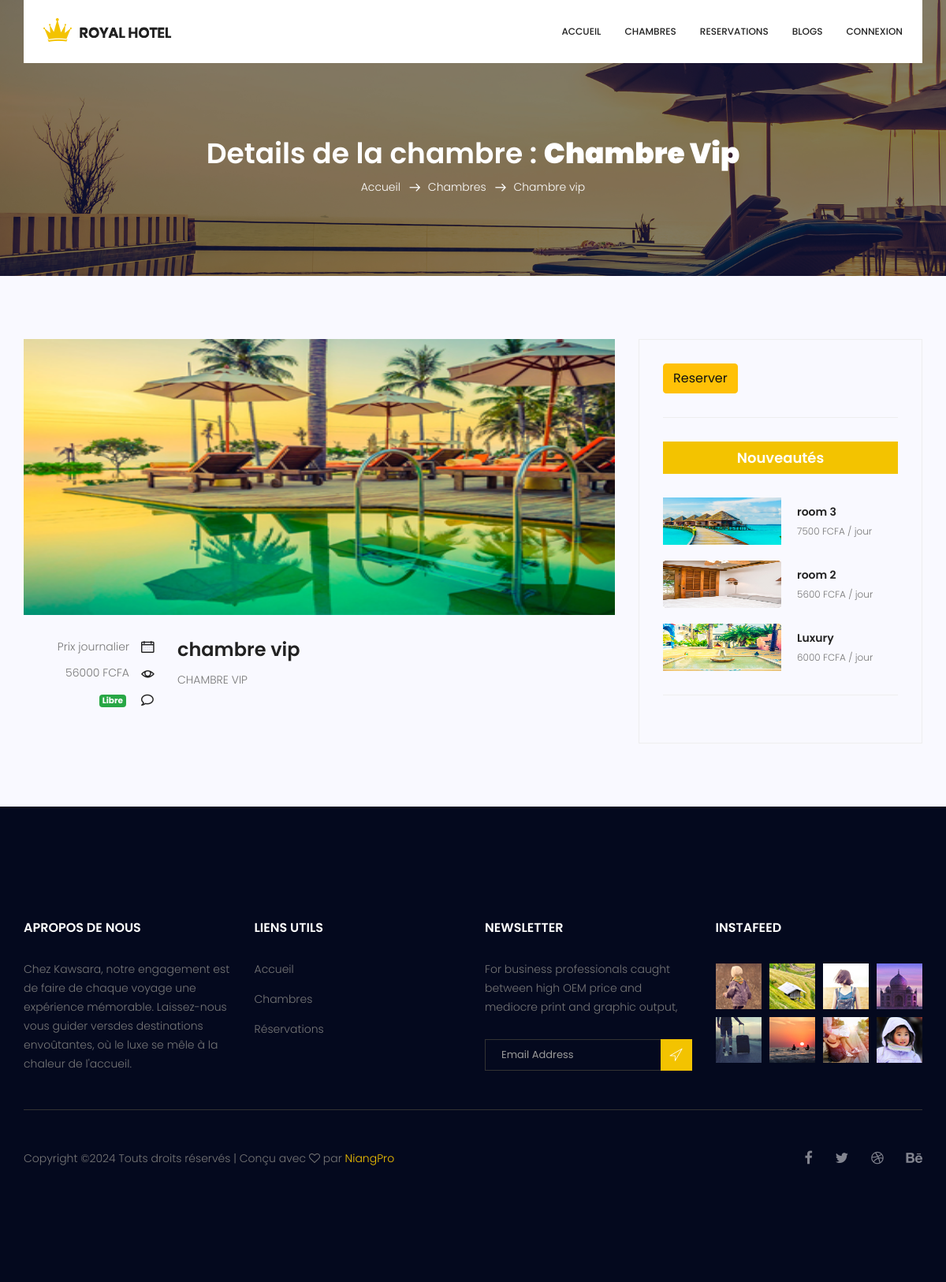
Page /?page=detailChambre&id=3 on the committed database.
### tables this page shows
CREATE TABLE `chambres` (
  `id` int(11) NOT NULL,
  `nom` varchar(255) NOT NULL,
  `prix` double NOT NULL,
  `description` text NOT NULL,
  `image` varchar(255) NOT NULL,
  `statut` int(11) NOT NULL DEFAULT 0
);

### controllers/detailChambreController.php (called while the page is built)
<?php
if (isset($_GET["id"])) {
    $c = avoirUneChambre($_GET["id"]);
} else {
    header("Location:?page=home");
    exit();
}
$chambres = recupererTousLesChambres();
require_once("views/detailChambre.php");

### models/database.php (called while the page is built, shortened)
<?php
try {
    $db = new PDO("mysql:host=localhost;dbname=kawsara", "root", "");
} catch (PDOException $th) {
    setMessage($th->getMessage(), "danger");
}
function recupererTousLesChambres()
{
    global $db;
    try {
        $q = $db->prepare("SELECT * FROM chambres WHERE statut = 0 ORDER BY id DESC");
        $q->execute();
        return $q->fetchAll(PDO::FETCH_OBJ);
    } catch (PDOException $th) {
        setMessage($th->getMessage(), "danger");
    }
}
function avoirUneChambre($id)
{
    global $db;
    try {
        $q = $db->prepare("SELECT * FROM chambres WHERE id =:id");
        $q->execute(["id" => $id]);
        return $q->fetch(PDO::FETCH_OBJ);
    } catch (PDOException $th) {
        setMessage($th->getMessage(), "danger");
    }
}

### views/detailChambre.php (the view)
<section class="breadcrumb_area">
    <div class="overlay bg-parallax" data-stellar-ratio="0.8" data-stellar-vertical-offset="0" data-background=""></div>
    <div class="container">
        <div class="page-cover text-center">
            <h2 class="page-cover-tittle">Details de la chambre : <strong><?= ucwords($c->nom) ?></strong></h2>
            <ol class="breadcrumb">
                <li><a href="?page=home">Accueil</a></li>
                <li><a href="#">Chambres</a></li>
                <li class="active"><?= ucfirst($c->nom) ?></li>
            </ol>
        </div>
    </div>
</section>
<section class="blog_area single-post-area">
    <div class="container">
        <div class="row">
            <div class="col-lg-8 posts-list">
                <div class="single-post row">
                    <div class="col-lg-12">
                        <div class="feature-img">
                            <img class="img-fluid" src="images/<?= $c->image ?>" style="width:100%; height:350px" alt="">
                        </div>
                    </div>
                    <div class="col-lg-3  col-md-3">
                        <div class="blog_info text-right">
                            <ul class="blog_meta list_style">
                                <li><a href="#">Prix journalier<i class="lnr lnr-calendar-full"></i></a></li>
                                <li><a href="#"><?= $c->prix ?> FCFA<i class="lnr lnr-eye"></i></a></li>
                                <li><a href="#">
                                        <?php if ($c->statut == 1) : ?>
                                            <span class="badge badge-danger"> Occupée</span>
                                        <?php else : ?>
                                            <span class="badge badge-success"> Libre</span>
                                        <?php endif; ?>
                                        <i class="lnr lnr-bubble"></i>
                                    </a></li>
                            </ul>
                        </div>
                    </div>
                    <div class="col-lg-9 col-md-9 blog_details">
                        <h2><?= $c->nom ?></h2>
                        <p class="excert">
                            <?= nl2br($c->description) ?>
                        </p>
                    </div>
                </div>
            </div>
            <div class="col-lg-4">
                <div class="blog_right_sidebar">
                    <?php if ($c->statut == 0) : ?>
                        <aside class="single_sidebar_widget search_widget">
                            <div class="input-group">
                                <span class="input-group-btn">
                                    <a href="?page=reservation&id=<?= $c->id ?>" class="btn btn-warning">Reserver</a>
                                </span>
                            </div>
                            <div class="br"></div>
                        </aside>
                    <?php endif; ?>
                    <aside class="single_sidebar_widget popular_post_widget">
                        <h3 class="widget_title">Nouveautés</h3>
                        <?php foreach ($chambres as $key => $chambre) : ?>
                            <?php if ($key < 6 && $chambre->id != $c->id) : ?>
                                <div class="media post_item">
                                    <img src="images/<?= $chambre->image ?>" width="150" height="60" alt="post">
                                    <div class="media-body">
                                        <a href="?page=detailChambre&id=<?= $chambre->id ?>">
                                            <h3><?= $chambre->nom ?></h3>
                                        </a>
                                        <p><?= $chambre->prix ?> FCFA / jour</p>
                                    </div>
                                </div>
                            <?php endif; ?>
                        <?php endforeach; ?>
                        <div class="br"></div>
                    </aside>
                </div>
            </div>
        </div>
    </div>
</section>

### assets/css/style.css (style rules this page uses)
.list_style { list-style: none; margin: 0px; padding: 0px; }
a { text-decoration: none; -webkit-transition: all 0.3s ease-in-out; -o-transition: all 0.3s ease-in-out; transition: all 0.3s ease-in-out; }
body { line-height: 24px; font-size: 14px; font-family: "Poppins", sans-serif; font-weight: 300; color: #777777; }
section { background: #fff; }
h1, h2, h3, h4, h5, h6 { font-family: "Poppins", sans-serif; font-weight: 600; }
@media (min-width: 1200px) { .container { max-width: 1170px; } }
.overlay { position: absolute; left: 0; right: 0; top: 0; height: 125%; bottom: 0; z-index: -1; }
.breadcrumb_area { position: relative; padding: 172px 0px 84px; background: #04091e; z-index: 1; overflow: hidden; }
.breadcrumb_area .bg-parallax { background: url("../image/about_banner.jpg") no-repeat scroll center 0/cover; opacity: 0.50; z-index: -1; }
.page-cover-tittle { display: block; font-size: 36px; line-height: 45px; color: #fff; }
.breadcrumb { text-align: center; background: transparent; padding: 0px; display: inline-block; }
.breadcrumb li { display: inline-block; color: #fff; }
.breadcrumb li a { color: #fff; }
.breadcrumb li + li:before { content: "\e87a"; font-family: 'Linearicons-Free'; font-size: 14px; font-weight: 600; vertical-align: middle; margin: 0px 10px 0px 7px; }
.blog_area { background: #f9f9ff; padding-top: 80px; }
.blog_info { padding-top: 30px; }
.blog_info .blog_meta li a { font: 300 14px/20px "Poppins", sans-serif; color: #777777; vertical-align: middle; padding-bottom: 12px; display: inline-block; }
.blog_info .blog_meta li a i { color: #222222; font-size: 16px; font-weight: 600; padding-left: 15px; line-height: 20px; vertical-align: middle; }
.blog_details { padding-top: 20px; }
.blog_details h2 { font-size: 24px; line-height: 36px; color: #222222; font-weight: 600; -webkit-transition: all 0.3s linear; -o-transition: all 0.3s linear; transition: all 0.3s linear; }
.blog_details p { margin-bottom: 26px; }
.blog_right_sidebar { border: 1px solid #eeeeee; padding: 30px; }
.blog_right_sidebar .widget_title { font-size: 18px; line-height: 25px; background: #f3c300; text-align: center; color: #fff; padding: 8px 0px; margin-bottom: 30px; }
.blog_right_sidebar .popular_post_widget .post_item .media-body { -webkit-box-pack: center; -ms-flex-pack: center; justify-content: center; -ms-flex-item-align: center; align-self: center; padding-left: 20px; }
.blog_right_sidebar .popular_post_widget .post_item .media-body h3 { font-size: 14px; line-height: 20px; color: #222222; margin-bottom: 4px; -webkit-transition: all 0.3s linear; -o-transition: all 0.3s linear; transition: all 0.3s linear; }
.blog_right_sidebar .popular_post_widget .post_item .media-body p { font-size: 12px; line-height: 21px; margin-bottom: 0px; }
.blog_right_sidebar .popular_post_widget .post_item + .post_item { margin-top: 20px; }
.blog_right_sidebar .br { width: 100%; height: 1px; background: #eeeeee; margin: 30px 0px; }
.single-post-area { padding-top: 80px; padding-bottom: 80px; }
.single-post-area .blog_details { padding-top: 26px; }
.single-post-area .blog_details p { margin-bottom: 10px; }
h2 { font-size: 30px; }
h3 { font-size: 24px; }
h1, h2, h3, h4, h5, h6 { line-height: 1.5em; }

### rows in the picture
chambres: nom "Chambre Vip", nom "Chambre vip", image (picture), prix "56000", nom "chambre vip", description "CHAMBRE VIP"
chambres: image (picture), nom "room 3", prix "7500"
chambres: image (picture), nom "room 2", prix "5600"
chambres: image (picture), nom "Luxury", prix "6000"
